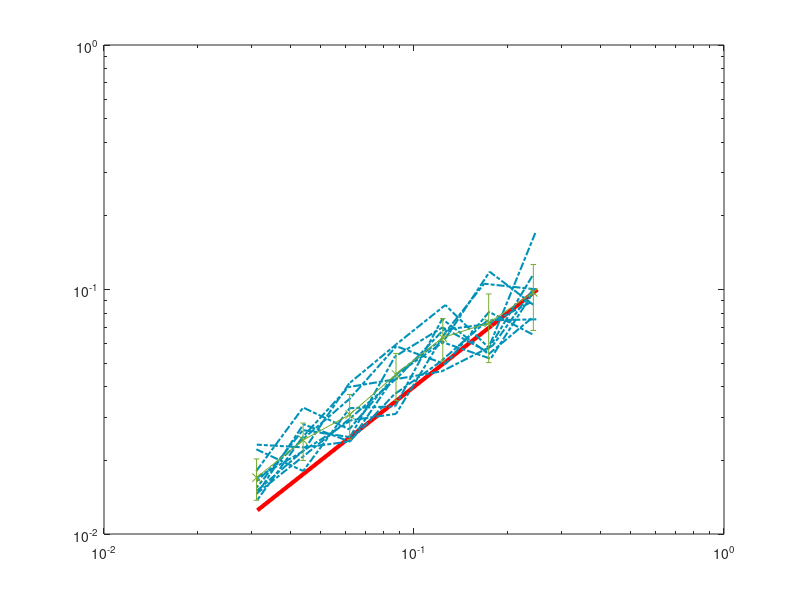

Here is the MATLAB script that generated this plot: (Note: this script raises an error after producing the figure.)
% Plots
% IntensityMap(cells,vertices,p_darcy,'Pressure in Darcy domain');
% axis(D)
% 
% IntensityMap(cells,vertices,p_tn,'Voronoi diagram: Pressure in terminal network nodes')
% plot(Tn(:,1),Tn(:,2),'b.')
% hold on
% plot(RootNode(1),RootNode(2),'r*');
% hold on
% axis(D)



% figure('Name','Pressure plot for Darcy domain')
% plot3(cell_center(:,1),cell_center(:,2),p_darcy,'.','MarkerSize',20);
% grid on
% xlabel('x','FontSize',15)
% ylabel('y','FontSize',15)
% zlabel('p','FontSize',15)




% figure('Name','Pressure plot')
% for i = 1:size(edges,1)
%     x = [nodes(edges(i,2),1) nodes(edges(i,3),1)];
%     y = [nodes(edges(i,2),2) nodes(edges(i,3),2)];
%     pressure = [p_network(edges(i,2)) p_network(edges(i,3))];
%     plot3(x,y,pressure,'.-','Color',[0 0 0],'LineWidth',edges(i,4)*10)
%     hold on
%     grid on
% end
% p_map = autumn(size(nodes,1)+size(TNinfo,1)*3);
% network_map = p_map(size(TNinfo,1)*2:end,:);
% for i = 1:size(nodes,1)
%     x = nodes(i,1);
%     y = nodes(i,2);
%     pressure = p_network(i);
%     p_sorted = sort(p_network);
%     ind = find(p_sorted==pressure);
%     ind = ind(1);
%     plot3(x,y,pressure,'.','Color',network_map(ind,:),'MarkerSize',20);
%     hold on
% end
% zlabel('Node pressure')

% darcy_map = p_map(1:3*size(TNinfo,1),:);
% 
% [xq,yq]=meshgrid(D(1):0.05:D(2), D(3):0.05:D(4));
% p_points = [TNinfo(:,1:2);boundary_cells(:,1:2);[D(1) D(3)];[D(1) D(4)];[D(2) D(3)]; [D(2) D(4)]];
% p_values = [p_darcy;Bv_darcy*ones(size(boundary_cells,1)+4,1)];
% vq = griddata(p_points(:,1),p_points(:,2),p_values,xq,yq);
% surf(xq,yq,vq)
% colormap(darcy_map)

%     figure(15)
%     a = num2str(iter);
%     subplot(2,5,iter)
%     IntensityMap(cells,vertices,kT(:,iter),a)
%     plot(nodes(MacroTermIndexes(TN),1),nodes(MacroTermIndexes(TN),2),'r*')
%     hold on
%     title(a)
%     axis(D)

figure
loglog([0.25 0.25/2 0.25/4 0.25/8],[0.1 0.05 0.025 0.025/2],'-','LineWidth',3,'Color','r')
hold on
loglog([0.2408 0.1796 0.1231 0.0885 0.0615 0.0437 0.0310],[0.0991 0.059 0.0463 0.0431 0.0399 0.0249 0.0136],'-.','Color',[0    0.5686    0.7157],'LineWidth',1.5)
hold on
loglog([0.2408 0.1747 0.1262 0.0877 0.0618 0.0439 0.0310],[0.0656 0.081 0.0495 0.0586 0.0356 0.0245 0.0164],'-.','Color',[0    0.5686    0.7157],'LineWidth',1.5)
hold on
loglog([0.2408 0.1747 0.1262 0.0877 0.0618 0.0439 0.0311],[0.1136 0.0576 0.0864 0.0597 0.0413 0.0218 0.0170],'-.','Color',[0    0.5686    0.7157],'LineWidth',1.5)
hold on
loglog([0.2462 0.1721 0.1236 0.0868 0.0622 0.0438 0.0311],[0.1703  0.0557  0.0700 0.0532 0.0249 0.0266 0.0155],'-.','Color',[0    0.5686    0.7157],'LineWidth',1.5)
hold on
loglog([0.2481 0.1684 0.1262 0.0875 0.0627 0.0439 0.0311],[0.1001 0.1056 0.0667 0.0310 0.0292 0.0219 0.0150],'-.','Color',[0    0.5686    0.7157],'LineWidth',1.5)
hold on
loglog([0.2390 0.1741 0.1233 0.0870 0.0620 0.0439 0.0310],[0.0761 0.0544 0.0757 0.0333 0.0327 0.0181 0.0222],'-.','Color',[0    0.5686    0.7157],'LineWidth',1.5)
hold on
loglog([0.2425 0.1754 0.1238 0.0875 0.0622 0.0441 0.0311],[0.0866 0.1182 0.0607 0.0449 0.0239 0.0226 0.0232],'-.','Color',[0    0.5686    0.7157],'LineWidth',1.5)
hold on
loglog([0.2374 0.1728 0.1245 0.0886 0.0622 0.0438 0.0310],[0.0885 0.0722 0.0684 0.0437 0.0297 0.0207 0.0146],'-.','Color',[0    0.5686    0.7157],'LineWidth',1.5)
hold on
loglog([0.2481 0.1728 0.1208 0.0861 0.0620 0.0440 0.0312],[0.0755 0.0748 0.0503 0.0371 0.0239 0.0281 0.0146],'-.','Color',[0    0.5686    0.7157],'LineWidth',1.5)
hold on
loglog([0.2425 0.1768 0.1208 0.0875 0.0618 0.0439 0.0309],[0.0975 0.0521 0.0615 0.0450 0.0268 0.0329 0.0180],'-.','Color',[0    0.5686    0.7157],'LineWidth',1.5)
hold on

L2_matrix = [0.0656 0.081 0.0495 0.0586 0.0356 0.0245 0.0164;
            0.1136 0.0576 0.0864 0.0597 0.0413 0.0218 0.0170;
            0.1703  0.0557  0.0700 0.0532 0.0249 0.0266 0.0155;
            0.1001 0.1056 0.0667 0.0310 0.0292 0.0219 0.0150;
            0.0991 0.059 0.0463 0.0431 0.0399 0.0249 0.0136;
            0.0761 0.0544 0.0757 0.0333 0.0327 0.0181 0.0222;
            0.0866 0.1182 0.0607 0.0449 0.0239 0.0226 0.0232;
            0.0885 0.0722 0.0684 0.0437 0.0297 0.0207 0.0146;
            0.0755 0.0748 0.0503 0.0371 0.0239 0.0281 0.0146;
            0.0975 0.0521 0.0615 0.0450 0.0268 0.0329 0.0180];
h_matrix = [0.2408 0.1747 0.1262 0.0877 0.0618 0.0439 0.0310;
            0.2408 0.1747 0.1262 0.0877 0.0618 0.0439 0.0311;
            0.2462 0.1721 0.1236 0.0868 0.0622 0.0438 0.0311;
            0.2481 0.1684 0.1262 0.0875 0.0627 0.0439 0.0311;
            0.2408 0.1796 0.1231 0.0885 0.0615 0.0437 0.0310;
            0.2390 0.1741 0.1233 0.0870 0.0620 0.0439 0.0310;
            0.2425 0.1754 0.1238 0.0875 0.0622 0.0441 0.0311;
            0.2374 0.1728 0.1245 0.0886 0.0622 0.0438 0.0310;
            0.2481 0.1728 0.1208 0.0861 0.0620 0.0440 0.0312;
            0.2425 0.1768 0.1208 0.0875 0.0618 0.0439 0.0309];

mean_vect = zeros(1,size(L2_matrix,2));
mean_h = zeros(1,size(L2_matrix,2));
for iter4 = 1:size(L2_matrix,2)
    mean_vect(iter4)=mean(L2_matrix(:,iter4));
    mean_h(iter4)=mean(h_matrix(:,iter4));
end

std_dev = std(L2_matrix);
errorbar(mean_h,mean_vect,std_dev,'x-','LineWidth',2.5,'Color',[0    0.1882    0.9059])
hold on

xlabel('h','FontSize',18)
ylabel('Error','FontSize',18)
lgd = legend('1st order reference','','','','','','','','','','Error','Average error');
lgd.FontSize=(14);
legend('Location','northwest')








% figure('Name','Peaceman pressure function')
% nx=180;
% ny=180;
% points = GridGeneration(nx,ny,D);
% map = gray(2);
% for i = 1:size(cells,1)
%     coords=vertices(cells{i},:);
%     pgon = polyshape(coords(:,1),coords(:,2));
%     pg = plot(pgon);
%     pg.FaceColor=(map(end,:));
%     hold on
%     for j = 1:size(points,1)
%         in(j) = inpolygon(points(j,1),points(j,2),coords(:,1),coords(:,2));
%     end
%     p_in=points(in==1,:);
%     distToVessel = sqrt((p_in(:,1)-cell_center(i,1)).^2+(p_in(:,2)-cell_center(i,2)).^2);
%     p_pm=-darcy_source(i)*mu/(2*k*pi)*log(distToVessel/edges(Tn(i,3),4))+p_tn(i);
%     p_pm_sorted = sort(p_pm);
%     dp = p_pm_sorted(2)-p_pm_sorted(1);
%     p_axis=min(p_pm_sorted):dp:max(p_pm_sorted);
%     newmap = parula(length(p_axis));
%     for iter = 1:size(p_in,1)
%         p_here = p_pm(iter);
%         ind = find(abs(p_axis-p_here)==min(abs(p_axis-p_here)));
%         ind = ind(1);
%         plot(p_in(iter,1),p_in(iter,2),'.','Color',newmap(ind,:))
%         hold on
%     end
%     c=scircle1(cell_center(i,1),cell_center(i,2),0.2*sqrt(cell_area(i)));
%     plot(c(:,1),c(:,2),'--','LineWidth',0.4,'Color',newmap(1,:));
%     hold on
% end
% axis(D)
% 
% figure('Name','Peaceman pressure at 0.2*deltaX')
% for i = 1:size(cells,1)
%     coords=vertices(cells{i},:);
%     pgon = polyshape(coords(:,1),coords(:,2));
%     pg = plot(pgon);
%     pg.FaceColor=(map(end,:));
%     hold on
%     for j = 1:size(points,1)
%         in(j) = inpolygon(points(j,1),points(j,2),coords(:,1),coords(:,2));
%     end
%     p_in=points(in==1,:);
%     distToVessel = sqrt((p_in(:,1)-cell_center(i,1)).^2+(p_in(:,2)-cell_center(i,2)).^2);
%     p_pm=-darcy_source(i)*mu/(2*k*pi)*log(distToVessel/edges(Tn(i,3),4))+p_tn(i);
%     p_pm2 = -darcy_source(i)*mu/(2*k*pi)*log(sqrt(cell_area(i))*0.2/edges(Tn(i,3),4))+p_tn(i);
%     p_pm_sorted = sort(p_pm);
%     dp = p_pm_sorted(2)-p_pm_sorted(1);
%     p_axis=min(p_pm_sorted):dp:max(p_pm_sorted);
%     newmap = parula(length(p_axis));
%     ind2 = find(abs(p_axis-p_pm2)==min(abs(p_axis-p_pm2)));
%     ind2 = ind2(1);
%     for iter = 1:size(p_in,1)
%         plot(p_in(iter,1),p_in(iter,2),'.','Color',newmap(ind2,:))
%         hold on
%     end
% end
% plot(cell_center(:,1),cell_center(:,2),'.','MarkerSize',7,'Color',newmap(end,:));
% hold on
% axis(D)

figure('Name','Pressure plot')
[xq,yq]=meshgrid(D(1):0.05:D(2), D(3):0.05:D(4));
p_points = [cell_center(ok_cells,1:2);boundary_cells(:,1:2)];
p_values = [p_darcy(ok_cells);bv];
pEx_values = [p_exact(cell_center(ok_cells,1),cell_center(ok_cells,2));bv];
vq = griddata(p_points(:,1),p_points(:,2),p_values-pEx_values,xq,yq);
surf(xq,yq,vq)